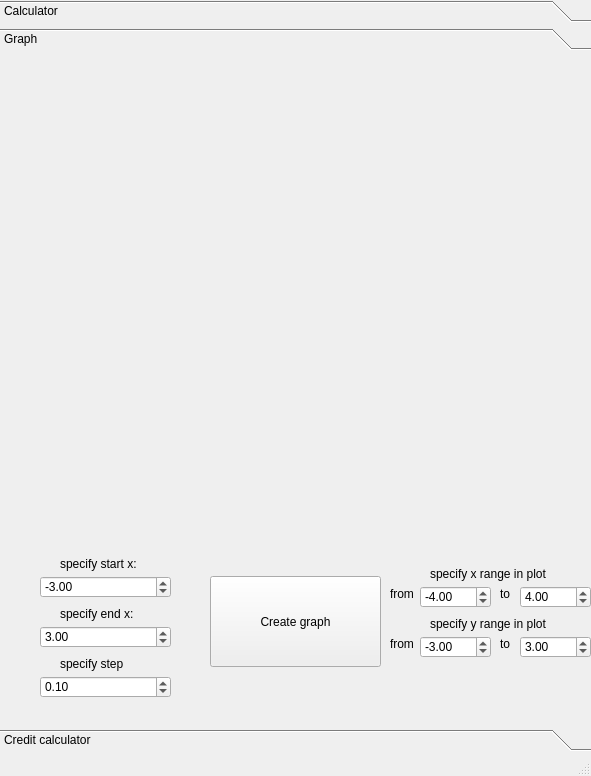
<?xml version="1.0" encoding="UTF-8"?>
<ui version="4.0">
 <class>MainWindow</class>
 <widget class="QMainWindow" name="MainWindow">
  <property name="geometry">
   <rect>
    <x>0</x>
    <y>0</y>
    <width>591</width>
    <height>776</height>
   </rect>
  </property>
  <property name="sizePolicy">
   <sizepolicy hsizetype="Fixed" vsizetype="Fixed">
    <horstretch>0</horstretch>
    <verstretch>0</verstretch>
   </sizepolicy>
  </property>
  <property name="windowTitle">
   <string>Calculator</string>
  </property>
  <property name="autoFillBackground">
   <bool>false</bool>
  </property>
  <property name="tabShape">
   <enum>QTabWidget::Rounded</enum>
  </property>
  <widget class="QWidget" name="centralwidget">
   <widget class="QToolBox" name="toolBox">
    <property name="geometry">
     <rect>
      <x>0</x>
      <y>0</y>
      <width>591</width>
      <height>751</height>
     </rect>
    </property>
    <property name="currentIndex">
     <number>1</number>
    </property>
    <widget class="QWidget" name="page_calc">
     <property name="geometry">
      <rect>
       <x>0</x>
       <y>0</y>
       <width>591</width>
       <height>649</height>
      </rect>
     </property>
     <attribute name="label">
      <string>Calculator</string>
     </attribute>
     <widget class="QPushButton" name="b_acos">
      <property name="geometry">
       <rect>
        <x>470</x>
        <y>400</y>
        <width>51</width>
        <height>61</height>
       </rect>
      </property>
      <property name="text">
       <string>acos</string>
      </property>
     </widget>
     <widget class="QPushButton" name="b_sqrt">
      <property name="geometry">
       <rect>
        <x>530</x>
        <y>460</y>
        <width>51</width>
        <height>61</height>
       </rect>
      </property>
      <property name="text">
       <string>sqrt</string>
      </property>
     </widget>
     <widget class="QPushButton" name="b7">
      <property name="geometry">
       <rect>
        <x>20</x>
        <y>240</y>
        <width>111</width>
        <height>121</height>
       </rect>
      </property>
      <property name="text">
       <string>7</string>
      </property>
     </widget>
     <widget class="QPushButton" name="b6">
      <property name="geometry">
       <rect>
        <x>270</x>
        <y>360</y>
        <width>131</width>
        <height>141</height>
       </rect>
      </property>
      <property name="text">
       <string>6</string>
      </property>
     </widget>
     <widget class="QPushButton" name="b8">
      <property name="geometry">
       <rect>
        <x>140</x>
        <y>230</y>
        <width>131</width>
        <height>141</height>
       </rect>
      </property>
      <property name="text">
       <string>8</string>
      </property>
     </widget>
     <widget class="QPushButton" name="b_cos">
      <property name="geometry">
       <rect>
        <x>470</x>
        <y>340</y>
        <width>51</width>
        <height>61</height>
       </rect>
      </property>
      <property name="text">
       <string>cos</string>
      </property>
     </widget>
     <widget class="QDoubleSpinBox" name="x_value">
      <property name="geometry">
       <rect>
        <x>460</x>
        <y>150</y>
        <width>111</width>
        <height>22</height>
       </rect>
      </property>
      <property name="minimum">
       <double>-9999999999.000000000000000</double>
      </property>
      <property name="maximum">
       <double>9999999999.000000000000000</double>
      </property>
     </widget>
     <widget class="QPushButton" name="b3">
      <property name="geometry">
       <rect>
        <x>280</x>
        <y>500</y>
        <width>111</width>
        <height>121</height>
       </rect>
      </property>
      <property name="text">
       <string>3</string>
      </property>
     </widget>
     <widget class="QPushButton" name="b_log">
      <property name="geometry">
       <rect>
        <x>470</x>
        <y>460</y>
        <width>51</width>
        <height>61</height>
       </rect>
      </property>
      <property name="text">
       <string>log</string>
      </property>
     </widget>
     <widget class="QPushButton" name="b0">
      <property name="geometry">
       <rect>
        <x>150</x>
        <y>110</y>
        <width>111</width>
        <height>121</height>
       </rect>
      </property>
      <property name="text">
       <string>0</string>
      </property>
     </widget>
     <widget class="QPushButton" name="b_tan">
      <property name="geometry">
       <rect>
        <x>530</x>
        <y>340</y>
        <width>51</width>
        <height>61</height>
       </rect>
      </property>
      <property name="text">
       <string>tan</string>
      </property>
     </widget>
     <widget class="QPushButton" name="b_tilde">
      <property name="geometry">
       <rect>
        <x>530</x>
        <y>280</y>
        <width>51</width>
        <height>61</height>
       </rect>
      </property>
      <property name="text">
       <string>~</string>
      </property>
     </widget>
     <widget class="QPushButton" name="b_enter">
      <property name="geometry">
       <rect>
        <x>410</x>
        <y>520</y>
        <width>171</width>
        <height>91</height>
       </rect>
      </property>
      <property name="text">
       <string>=</string>
      </property>
     </widget>
     <widget class="QPushButton" name="b_plus">
      <property name="geometry">
       <rect>
        <x>410</x>
        <y>220</y>
        <width>51</width>
        <height>61</height>
       </rect>
      </property>
      <property name="text">
       <string>+</string>
      </property>
     </widget>
     <widget class="QLabel" name="label_usingx">
      <property name="geometry">
       <rect>
        <x>410</x>
        <y>150</y>
        <width>51</width>
        <height>21</height>
       </rect>
      </property>
      <property name="text">
       <string>using x=</string>
      </property>
     </widget>
     <widget class="QPushButton" name="b_skobk_l">
      <property name="geometry">
       <rect>
        <x>20</x>
        <y>110</y>
        <width>51</width>
        <height>121</height>
       </rect>
      </property>
      <property name="text">
       <string>(</string>
      </property>
     </widget>
     <widget class="QPushButton" name="b2">
      <property name="geometry">
       <rect>
        <x>140</x>
        <y>490</y>
        <width>131</width>
        <height>141</height>
       </rect>
      </property>
      <property name="text">
       <string>2</string>
      </property>
     </widget>
     <widget class="QPushButton" name="b_x">
      <property name="geometry">
       <rect>
        <x>280</x>
        <y>110</y>
        <width>111</width>
        <height>121</height>
       </rect>
      </property>
      <property name="text">
       <string>x</string>
      </property>
     </widget>
     <widget class="QLineEdit" name="edit_expression">
      <property name="geometry">
       <rect>
        <x>10</x>
        <y>10</y>
        <width>571</width>
        <height>91</height>
       </rect>
      </property>
      <property name="text">
       <string/>
      </property>
      <property name="maxLength">
       <number>255</number>
      </property>
      <property name="frame">
       <bool>true</bool>
      </property>
      <property name="alignment">
       <set>Qt::AlignRight|Qt::AlignTrailing|Qt::AlignVCenter</set>
      </property>
      <property name="dragEnabled">
       <bool>false</bool>
      </property>
      <property name="placeholderText">
       <string>0</string>
      </property>
      <property name="cursorMoveStyle">
       <enum>Qt::LogicalMoveStyle</enum>
      </property>
      <property name="clearButtonEnabled">
       <bool>true</bool>
      </property>
     </widget>
     <widget class="QPushButton" name="b_mult">
      <property name="geometry">
       <rect>
        <x>530</x>
        <y>220</y>
        <width>51</width>
        <height>61</height>
       </rect>
      </property>
      <property name="text">
       <string>*</string>
      </property>
     </widget>
     <widget class="QPushButton" name="b_skobk_r">
      <property name="geometry">
       <rect>
        <x>80</x>
        <y>110</y>
        <width>51</width>
        <height>121</height>
       </rect>
      </property>
      <property name="text">
       <string>)</string>
      </property>
     </widget>
     <widget class="QPushButton" name="b9">
      <property name="geometry">
       <rect>
        <x>280</x>
        <y>240</y>
        <width>111</width>
        <height>121</height>
       </rect>
      </property>
      <property name="text">
       <string>9</string>
      </property>
     </widget>
     <widget class="QPushButton" name="b_ln">
      <property name="geometry">
       <rect>
        <x>410</x>
        <y>460</y>
        <width>51</width>
        <height>61</height>
       </rect>
      </property>
      <property name="text">
       <string>ln</string>
      </property>
     </widget>
     <widget class="QPushButton" name="b_divide">
      <property name="geometry">
       <rect>
        <x>410</x>
        <y>280</y>
        <width>51</width>
        <height>61</height>
       </rect>
      </property>
      <property name="text">
       <string>/</string>
      </property>
     </widget>
     <widget class="QPushButton" name="b1">
      <property name="geometry">
       <rect>
        <x>20</x>
        <y>500</y>
        <width>111</width>
        <height>121</height>
       </rect>
      </property>
      <property name="text">
       <string>1</string>
      </property>
     </widget>
     <widget class="QPushButton" name="b4">
      <property name="geometry">
       <rect>
        <x>10</x>
        <y>360</y>
        <width>131</width>
        <height>141</height>
       </rect>
      </property>
      <property name="text">
       <string>4</string>
      </property>
     </widget>
     <widget class="QPushButton" name="b_sin">
      <property name="geometry">
       <rect>
        <x>410</x>
        <y>340</y>
        <width>51</width>
        <height>61</height>
       </rect>
      </property>
      <property name="text">
       <string>sin</string>
      </property>
     </widget>
     <widget class="QPushButton" name="b_minus">
      <property name="geometry">
       <rect>
        <x>470</x>
        <y>220</y>
        <width>51</width>
        <height>61</height>
       </rect>
      </property>
      <property name="text">
       <string>-</string>
      </property>
     </widget>
     <widget class="QPushButton" name="b_pow">
      <property name="geometry">
       <rect>
        <x>470</x>
        <y>280</y>
        <width>51</width>
        <height>61</height>
       </rect>
      </property>
      <property name="text">
       <string>^</string>
      </property>
     </widget>
     <widget class="QPushButton" name="b5">
      <property name="geometry">
       <rect>
        <x>150</x>
        <y>370</y>
        <width>111</width>
        <height>121</height>
       </rect>
      </property>
      <property name="text">
       <string>5</string>
      </property>
     </widget>
     <widget class="QPushButton" name="b_asin">
      <property name="geometry">
       <rect>
        <x>410</x>
        <y>400</y>
        <width>51</width>
        <height>61</height>
       </rect>
      </property>
      <property name="text">
       <string>asin</string>
      </property>
     </widget>
     <widget class="QPushButton" name="b_atan">
      <property name="geometry">
       <rect>
        <x>530</x>
        <y>400</y>
        <width>51</width>
        <height>61</height>
       </rect>
      </property>
      <property name="text">
       <string>atan</string>
      </property>
     </widget>
    </widget>
    <widget class="QWidget" name="page_graph">
     <property name="geometry">
      <rect>
       <x>0</x>
       <y>0</y>
       <width>591</width>
       <height>649</height>
      </rect>
     </property>
     <attribute name="label">
      <string>Graph</string>
     </attribute>
     <widget class="QPushButton" name="b_create_graph">
      <property name="geometry">
       <rect>
        <x>210</x>
        <y>520</y>
        <width>171</width>
        <height>91</height>
       </rect>
      </property>
      <property name="text">
       <string>Create graph</string>
      </property>
     </widget>
     <widget class="QCustomPlot" name="graph" native="true">
      <property name="geometry">
       <rect>
        <x>10</x>
        <y>0</y>
        <width>571</width>
        <height>491</height>
       </rect>
      </property>
     </widget>
     <widget class="QDoubleSpinBox" name="x_end_value">
      <property name="geometry">
       <rect>
        <x>40</x>
        <y>570</y>
        <width>131</width>
        <height>22</height>
       </rect>
      </property>
      <property name="minimum">
       <double>-9999.000000000000000</double>
      </property>
      <property name="maximum">
       <double>9999.000000000000000</double>
      </property>
      <property name="value">
       <double>3.000000000000000</double>
      </property>
     </widget>
     <widget class="QLabel" name="label_specifyendx">
      <property name="geometry">
       <rect>
        <x>60</x>
        <y>550</y>
        <width>91</width>
        <height>16</height>
       </rect>
      </property>
      <property name="text">
       <string>specify end x:</string>
      </property>
     </widget>
     <widget class="QLabel" name="label_specifyendx_2">
      <property name="geometry">
       <rect>
        <x>430</x>
        <y>510</y>
        <width>141</width>
        <height>16</height>
       </rect>
      </property>
      <property name="text">
       <string>specify x range in plot</string>
      </property>
     </widget>
     <widget class="QDoubleSpinBox" name="x_range_start">
      <property name="geometry">
       <rect>
        <x>420</x>
        <y>530</y>
        <width>71</width>
        <height>22</height>
       </rect>
      </property>
      <property name="minimum">
       <double>-1000000.000000000000000</double>
      </property>
      <property name="maximum">
       <double>1000000.000000000000000</double>
      </property>
      <property name="value">
       <double>-4.000000000000000</double>
      </property>
     </widget>
     <widget class="QDoubleSpinBox" name="x_range_end">
      <property name="geometry">
       <rect>
        <x>520</x>
        <y>530</y>
        <width>71</width>
        <height>22</height>
       </rect>
      </property>
      <property name="minimum">
       <double>-1000000.000000000000000</double>
      </property>
      <property name="maximum">
       <double>1000000.000000000000000</double>
      </property>
      <property name="value">
       <double>4.000000000000000</double>
      </property>
     </widget>
     <widget class="QLabel" name="label">
      <property name="geometry">
       <rect>
        <x>390</x>
        <y>530</y>
        <width>58</width>
        <height>16</height>
       </rect>
      </property>
      <property name="font">
       <font>
        <kerning>true</kerning>
       </font>
      </property>
      <property name="text">
       <string>from</string>
      </property>
     </widget>
     <widget class="QLabel" name="label_2">
      <property name="geometry">
       <rect>
        <x>500</x>
        <y>530</y>
        <width>16</width>
        <height>16</height>
       </rect>
      </property>
      <property name="font">
       <font>
        <kerning>true</kerning>
       </font>
      </property>
      <property name="text">
       <string>to</string>
      </property>
     </widget>
     <widget class="QDoubleSpinBox" name="y_range_start">
      <property name="geometry">
       <rect>
        <x>420</x>
        <y>580</y>
        <width>71</width>
        <height>22</height>
       </rect>
      </property>
      <property name="minimum">
       <double>-1000000.000000000000000</double>
      </property>
      <property name="maximum">
       <double>1000000.000000000000000</double>
      </property>
      <property name="value">
       <double>-3.000000000000000</double>
      </property>
     </widget>
     <widget class="QLabel" name="label_3">
      <property name="geometry">
       <rect>
        <x>500</x>
        <y>580</y>
        <width>16</width>
        <height>16</height>
       </rect>
      </property>
      <property name="font">
       <font>
        <kerning>true</kerning>
       </font>
      </property>
      <property name="text">
       <string>to</string>
      </property>
     </widget>
     <widget class="QDoubleSpinBox" name="y_range_end">
      <property name="geometry">
       <rect>
        <x>520</x>
        <y>580</y>
        <width>71</width>
        <height>22</height>
       </rect>
      </property>
      <property name="minimum">
       <double>-1000000.000000000000000</double>
      </property>
      <property name="maximum">
       <double>1000000.000000000000000</double>
      </property>
      <property name="value">
       <double>3.000000000000000</double>
      </property>
     </widget>
     <widget class="QLabel" name="label_4">
      <property name="geometry">
       <rect>
        <x>390</x>
        <y>580</y>
        <width>58</width>
        <height>16</height>
       </rect>
      </property>
      <property name="font">
       <font>
        <kerning>true</kerning>
       </font>
      </property>
      <property name="text">
       <string>from</string>
      </property>
     </widget>
     <widget class="QLabel" name="label_specifyendx_3">
      <property name="geometry">
       <rect>
        <x>430</x>
        <y>560</y>
        <width>141</width>
        <height>16</height>
       </rect>
      </property>
      <property name="text">
       <string>specify y range in plot</string>
      </property>
     </widget>
     <widget class="QLabel" name="label_specifyendx_4">
      <property name="geometry">
       <rect>
        <x>60</x>
        <y>600</y>
        <width>91</width>
        <height>16</height>
       </rect>
      </property>
      <property name="text">
       <string>specify step</string>
      </property>
     </widget>
     <widget class="QDoubleSpinBox" name="step_value">
      <property name="geometry">
       <rect>
        <x>40</x>
        <y>620</y>
        <width>131</width>
        <height>22</height>
       </rect>
      </property>
      <property name="minimum">
       <double>-9999.000000000000000</double>
      </property>
      <property name="maximum">
       <double>9999.000000000000000</double>
      </property>
      <property name="singleStep">
       <double>0.010000000000000</double>
      </property>
      <property name="value">
       <double>0.100000000000000</double>
      </property>
     </widget>
     <widget class="QLabel" name="label_specifyendx_5">
      <property name="geometry">
       <rect>
        <x>60</x>
        <y>500</y>
        <width>91</width>
        <height>16</height>
       </rect>
      </property>
      <property name="text">
       <string>specify start x:</string>
      </property>
     </widget>
     <widget class="QDoubleSpinBox" name="x_start_value">
      <property name="geometry">
       <rect>
        <x>40</x>
        <y>520</y>
        <width>131</width>
        <height>22</height>
       </rect>
      </property>
      <property name="minimum">
       <double>-9999.000000000000000</double>
      </property>
      <property name="maximum">
       <double>9999.000000000000000</double>
      </property>
      <property name="value">
       <double>-3.000000000000000</double>
      </property>
     </widget>
    </widget>
    <widget class="QWidget" name="page_credit">
     <property name="geometry">
      <rect>
       <x>0</x>
       <y>0</y>
       <width>591</width>
       <height>649</height>
      </rect>
     </property>
     <attribute name="label">
      <string>Credit calculator</string>
     </attribute>
     <widget class="QCheckBox" name="cb_is_differentiated">
      <property name="geometry">
       <rect>
        <x>290</x>
        <y>150</y>
        <width>121</width>
        <height>20</height>
       </rect>
      </property>
      <property name="text">
       <string>is differentiated</string>
      </property>
     </widget>
     <widget class="QDoubleSpinBox" name="credit_amount">
      <property name="geometry">
       <rect>
        <x>190</x>
        <y>50</y>
        <width>151</width>
        <height>22</height>
       </rect>
      </property>
      <property name="maximum">
       <double>100000000.000000000000000</double>
      </property>
     </widget>
     <widget class="QDoubleSpinBox" name="months_to_pay">
      <property name="geometry">
       <rect>
        <x>190</x>
        <y>100</y>
        <width>151</width>
        <height>22</height>
       </rect>
      </property>
     </widget>
     <widget class="QDoubleSpinBox" name="interest_rate">
      <property name="geometry">
       <rect>
        <x>190</x>
        <y>150</y>
        <width>81</width>
        <height>22</height>
       </rect>
      </property>
      <property name="decimals">
       <number>3</number>
      </property>
      <property name="minimum">
       <double>0.001000000000000</double>
      </property>
     </widget>
     <widget class="QPushButton" name="b_credit_calculate">
      <property name="geometry">
       <rect>
        <x>230</x>
        <y>200</y>
        <width>100</width>
        <height>32</height>
       </rect>
      </property>
      <property name="text">
       <string>Calculate</string>
      </property>
     </widget>
     <widget class="QLabel" name="label_5">
      <property name="geometry">
       <rect>
        <x>20</x>
        <y>50</y>
        <width>91</width>
        <height>16</height>
       </rect>
      </property>
      <property name="text">
       <string>Credit amount</string>
      </property>
     </widget>
     <widget class="QLabel" name="label_6">
      <property name="geometry">
       <rect>
        <x>20</x>
        <y>100</y>
        <width>91</width>
        <height>16</height>
       </rect>
      </property>
      <property name="text">
       <string>Months to pay</string>
      </property>
     </widget>
     <widget class="QLabel" name="label_7">
      <property name="geometry">
       <rect>
        <x>20</x>
        <y>150</y>
        <width>141</width>
        <height>16</height>
       </rect>
      </property>
      <property name="text">
       <string>Interest rate (per year)</string>
      </property>
     </widget>
     <widget class="QLabel" name="hidden_2">
      <property name="enabled">
       <bool>false</bool>
      </property>
      <property name="geometry">
       <rect>
        <x>20</x>
        <y>320</y>
        <width>171</width>
        <height>16</height>
       </rect>
      </property>
      <property name="text">
       <string>Monthly payment</string>
      </property>
     </widget>
     <widget class="QLabel" name="hidden_1">
      <property name="enabled">
       <bool>false</bool>
      </property>
      <property name="geometry">
       <rect>
        <x>20</x>
        <y>420</y>
        <width>141</width>
        <height>16</height>
       </rect>
      </property>
      <property name="text">
       <string>Total payment</string>
      </property>
     </widget>
     <widget class="QDoubleSpinBox" name="monthly_payment">
      <property name="enabled">
       <bool>false</bool>
      </property>
      <property name="geometry">
       <rect>
        <x>190</x>
        <y>320</y>
        <width>151</width>
        <height>22</height>
       </rect>
      </property>
      <property name="readOnly">
       <bool>true</bool>
      </property>
      <property name="maximum">
       <double>100000000.000000000000000</double>
      </property>
     </widget>
     <widget class="QLabel" name="hidden_3">
      <property name="enabled">
       <bool>false</bool>
      </property>
      <property name="geometry">
       <rect>
        <x>20</x>
        <y>370</y>
        <width>91</width>
        <height>16</height>
       </rect>
      </property>
      <property name="text">
       <string>Overpayment</string>
      </property>
     </widget>
     <widget class="QDoubleSpinBox" name="total_payment">
      <property name="enabled">
       <bool>false</bool>
      </property>
      <property name="geometry">
       <rect>
        <x>190</x>
        <y>420</y>
        <width>151</width>
        <height>22</height>
       </rect>
      </property>
      <property name="readOnly">
       <bool>true</bool>
      </property>
      <property name="maximum">
       <double>100000000.000000000000000</double>
      </property>
     </widget>
     <widget class="QDoubleSpinBox" name="overpayment">
      <property name="enabled">
       <bool>false</bool>
      </property>
      <property name="geometry">
       <rect>
        <x>190</x>
        <y>370</y>
        <width>151</width>
        <height>22</height>
       </rect>
      </property>
      <property name="readOnly">
       <bool>true</bool>
      </property>
      <property name="maximum">
       <double>100000000.000000000000000</double>
      </property>
     </widget>
    </widget>
   </widget>
  </widget>
  <widget class="QStatusBar" name="statusbar"/>
 </widget>
 <customwidgets>
  <customwidget>
   <class>QCustomPlot</class>
   <extends>QWidget</extends>
   <header>qcustomplot.h</header>
   <container>1</container>
  </customwidget>
 </customwidgets>
 <resources/>
 <connections/>
</ui>
